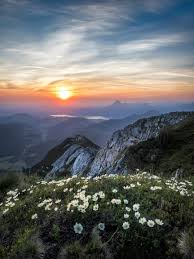
#> input picture DIP/DIP_Lab_406/Lab/353_lab_05/Lab_05_python/nature.jpeg, 194 x 259 px
$ python Isotropic.py
#> lines starting #> are read from the running program, lines starting #| are printed output that depends on the picture
import cv2
import numpy as np
import matplotlib.pyplot as plt
image = cv2.imread('nature.jpeg')
#> image is the input picture: shape (259, 194, 3); mean B, G, R 104.3, 103.3, 101.1
gray = cv2.cvtColor(image, cv2.COLOR_BGR2GRAY)
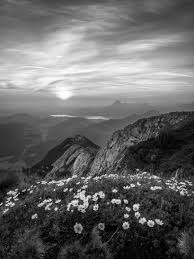
#> gray: shape (259, 194); min 0, max 254, mean 102.8
isotropic_x = np.array([[-1, 0, 1],
                        [-np.sqrt(2), 0, np.sqrt(2)],
                        [-1, 0, 1]])

isotropic_y = np.array([[-1, -np.sqrt(2), -1],
                        [ 0, 0, 0],
                        [ 1, np.sqrt(2), 1]])
edge_x = cv2.filter2D(gray, -1, isotropic_x)
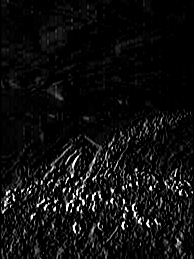
#> edge_x: shape (259, 194); min 0, max 255, mean 15.1
edge_y = cv2.filter2D(gray, -1, isotropic_y)
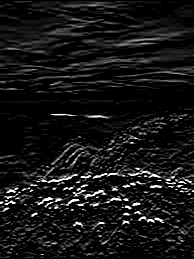
#> edge_y: shape (259, 194); min 0, max 255, mean 21.3
isotropic_edge = np.sqrt(edge_x**2 + edge_y**2)
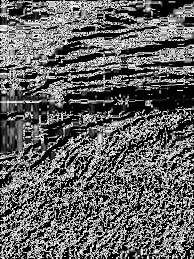
#> isotropic_edge: shape (259, 194) float16; min 0, max 15.91, mean 6.17; drawn with min black and max white
plt.figure(figsize=(10, 5))
plt.subplot(1, 2, 1)
plt.imshow(cv2.cvtColor(image, cv2.COLOR_BGR2RGB))
plt.title('Original Image')
plt.axis('off')
plt.subplot(1, 2, 2)
plt.imshow(isotropic_edge, cmap='gray')
plt.title('Edge Detection using Isotropic Operator')
plt.axis('off')
plt.show()
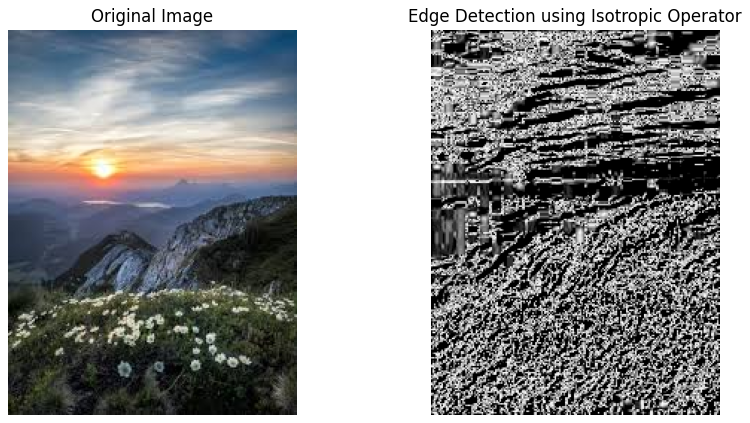
#> figure drawn by matplotlib, 2 panels
